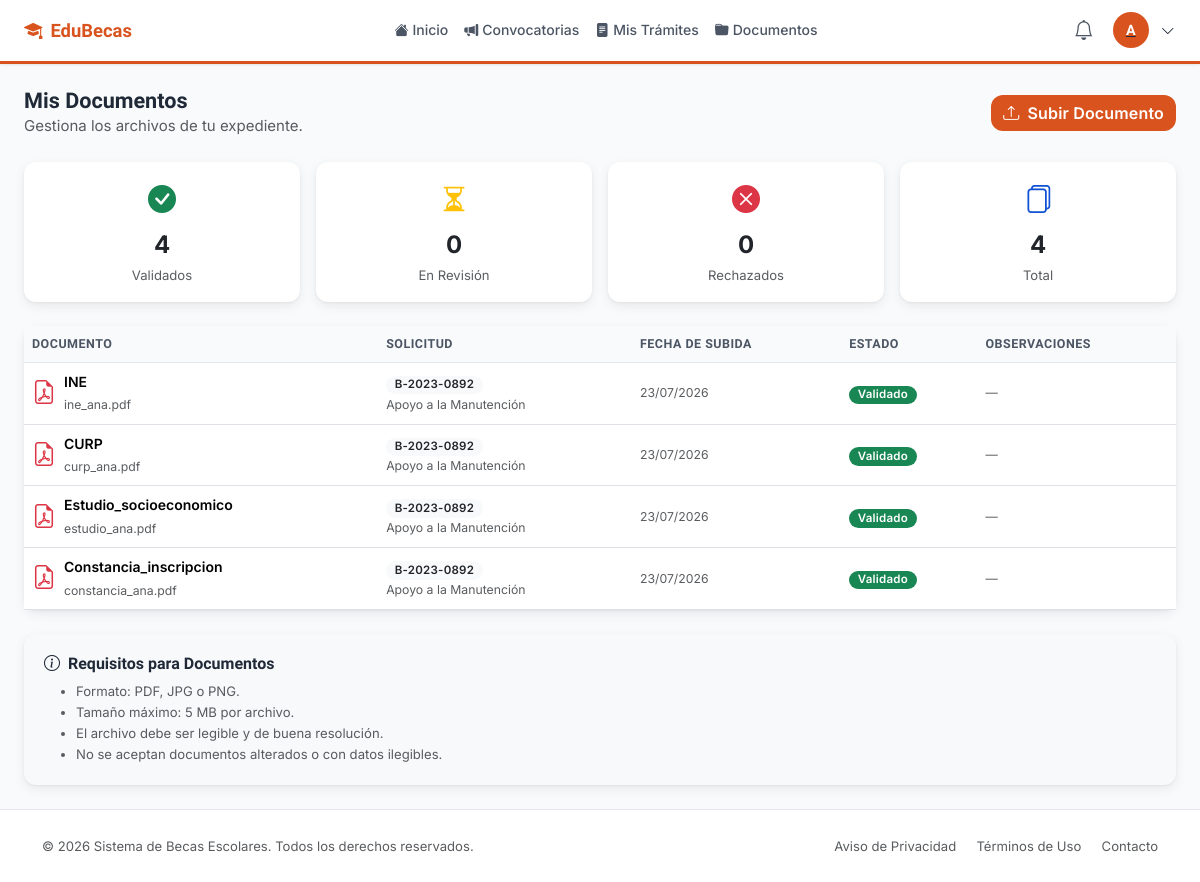
The app's page /index.php?c=student&a=documentos (signed in) with its own data.
### tables this page shows
CREATE TABLE IF NOT EXISTS `documentos` (
    `id`            INT UNSIGNED  NOT NULL AUTO_INCREMENT,
    `solicitud_id`  INT UNSIGNED  NOT NULL,
    `usuario_id`    INT UNSIGNED  NOT NULL,
    `tipo_documento` VARCHAR(100) NOT NULL,
    `nombre_archivo` VARCHAR(255) NOT NULL,
    `ruta_archivo`  VARCHAR(500)  NOT NULL,
    `mime_type`     VARCHAR(100)  DEFAULT NULL,
    `tamano_bytes`  INT UNSIGNED  DEFAULT NULL,
    `estado`        ENUM('pendiente','en_revision','validado','rechazado') NOT NULL DEFAULT 'pendiente',
    `observaciones` TEXT          DEFAULT NULL,
    `validado_por`  INT UNSIGNED  DEFAULT NULL,
    `fecha_validacion` DATETIME   DEFAULT NULL,
    `created_at`    DATETIME      NOT NULL DEFAULT CURRENT_TIMESTAMP,
    `updated_at`    DATETIME      NOT NULL DEFAULT CURRENT_TIMESTAMP ON UPDATE CURRENT_TIMESTAMP,
    PRIMARY KEY (`id`),
    KEY `fk_docs_solicitud`   (`solicitud_id`),
    KEY `fk_docs_usuario`     (`usuario_id`),
    KEY `fk_docs_validador`   (`validado_por`),
    CONSTRAINT `fk_docs_solicitud`  FOREIGN KEY (`solicitud_id`) REFERENCES `solicitudes` (`id`) ON DELETE CASCADE,
    CONSTRAINT `fk_docs_usuario`    FOREIGN KEY (`usuario_id`)   REFERENCES `usuarios` (`id`),
    CONSTRAINT `fk_docs_validador`  FOREIGN KEY (`validado_por`) REFERENCES `usuarios` (`id`)
);

CREATE TABLE IF NOT EXISTS `solicitudes` (
    `id`             INT UNSIGNED     NOT NULL AUTO_INCREMENT,
    `folio`          VARCHAR(20)      NOT NULL,
    `usuario_id`     INT UNSIGNED     NOT NULL,
    `beca_id`        INT UNSIGNED     NOT NULL,
    `estado`         ENUM('borrador','enviada','en_revision','aprobada','rechazada','cancelada') NOT NULL DEFAULT 'borrador',
    `paso_actual`    TINYINT UNSIGNED NOT NULL DEFAULT 1 COMMENT '1=Info personal, 2=Info académica, 3=Revisión',
    `comentarios`    TEXT             DEFAULT NULL COMMENT 'Comentarios del administrador',
    `motivo_rechazo` TEXT             DEFAULT NULL,
    `fecha_envio`    DATETIME         DEFAULT NULL,
    `fecha_resolucion` DATETIME       DEFAULT NULL,
    `revisado_por`   INT UNSIGNED     DEFAULT NULL,
    `created_at`     DATETIME         NOT NULL DEFAULT CURRENT_TIMESTAMP,
    `updated_at`     DATETIME         NOT NULL DEFAULT CURRENT_TIMESTAMP ON UPDATE CURRENT_TIMESTAMP,
    PRIMARY KEY (`id`),
    UNIQUE KEY `uq_solicitudes_folio` (`folio`),
    KEY `fk_solicitudes_usuario`  (`usuario_id`),
    KEY `fk_solicitudes_beca`     (`beca_id`),
    KEY `fk_solicitudes_revisor`  (`revisado_por`),
    CONSTRAINT `fk_solicitudes_usuario`  FOREIGN KEY (`usuario_id`)   REFERENCES `usuarios` (`id`),
    CONSTRAINT `fk_solicitudes_beca`     FOREIGN KEY (`beca_id`)      REFERENCES `becas` (`id`),
    CONSTRAINT `fk_solicitudes_revisor`  FOREIGN KEY (`revisado_por`) REFERENCES `usuarios` (`id`)
);

CREATE TABLE IF NOT EXISTS `becas` (
    `id`              INT UNSIGNED     NOT NULL AUTO_INCREMENT,
    `categoria_id`    TINYINT UNSIGNED NOT NULL,
    `nivel_id`        TINYINT UNSIGNED NOT NULL,
    `nombre`          VARCHAR(200)     NOT NULL,
    `descripcion`     TEXT             DEFAULT NULL,
    `monto`           DECIMAL(10,2)    NOT NULL DEFAULT 0.00,
    `tipo_monto`      ENUM('mensual','semestral','anual','pago_unico') NOT NULL DEFAULT 'mensual',
    `promedio_minimo` DECIMAL(3,1)     DEFAULT NULL,
    `cupo_maximo`     SMALLINT UNSIGNED DEFAULT NULL,
    `fecha_inicio`    DATE             NOT NULL,
    `fecha_fin`       DATE             NOT NULL,
    `fecha_publicacion` DATE           DEFAULT NULL,
    `estado`          ENUM('borrador','publicada','cerrada','suspendida') NOT NULL DEFAULT 'borrador',
    `imagen_url`      VARCHAR(255)     DEFAULT NULL,
    `requisitos`      TEXT             DEFAULT NULL,
    `documentos_req`  TEXT             DEFAULT NULL COMMENT 'JSON array of required document types',
    `creado_por`      INT UNSIGNED     NOT NULL,
    `created_at`      DATETIME         NOT NULL DEFAULT CURRENT_TIMESTAMP,
    `updated_at`      DATETIME         NOT NULL DEFAULT CURRENT_TIMESTAMP ON UPDATE CURRENT_TIMESTAMP,
    PRIMARY KEY (`id`),
    KEY `fk_becas_categoria` (`categoria_id`),
    KEY `fk_becas_nivel`     (`nivel_id`),
    KEY `fk_becas_creador`   (`creado_por`),
    CONSTRAINT `fk_becas_categoria` FOREIGN KEY (`categoria_id`) REFERENCES `categorias_beca` (`id`),
    CONSTRAINT `fk_becas_nivel`     FOREIGN KEY (`nivel_id`)     REFERENCES `niveles_educativos` (`id`),
    CONSTRAINT `fk_becas_creador`   FOREIGN KEY (`creado_por`)   REFERENCES `usuarios` (`id`)
);

### controllers/Controller.php (called while the page is built, shortened)
<?php
require_once dirname(__DIR__) . '/includes/Session.php';
require_once dirname(__DIR__) . '/includes/helpers.php';
abstract class Controller
{
    protected array $data = [];
    protected function render(string $view, array $data = []): void
    {
        $data = array_merge($this->data, $data);
        extract($data, EXTR_SKIP);
        $viewFile = dirname(__DIR__) . "/views/{$view}.php";
        require $viewFile;
    }
}

### controllers/StudentController.php (called while the page is built, shortened)
<?php
require_once __DIR__ . '/Controller.php';
require_once dirname(__DIR__) . '/models/DocumentoModel.php';
class StudentController extends Controller
{
    private DocumentoModel $documentoModel;
    public function __construct()
    {
        $this->documentoModel = new DocumentoModel();
    }
    public function documentos(): void
    {
        $userId     = Session::get('user_id');
        $documentos = $this->documentoModel->porUsuario($userId);
        $resumen = [
            'validados'   => count(array_filter($documentos, fn($d) => $d['estado'] === 'validado')),
            'en_revision' => count(array_filter($documentos, fn($d) => $d['estado'] === 'en_revision')),
            'rechazados'  => count(array_filter($documentos, fn($d) => $d['estado'] === 'rechazado')),
            'pendientes'  => count(array_filter($documentos, fn($d) => $d['estado'] === 'pendiente')),
            'total'       => count($documentos),
        ];
        $this->render('student/documentos', [
            'title'     => 'Mis Documentos',
            'documentos'=> $documentos,
            'resumen'   => $resumen,
            'flash'     => Session::getFlash('success'),
            'error'     => Session::getFlash('error'),
        ]);
    }
}

### index.php (called while the page is built, shortened)
<?php
require_once __DIR__ . '/includes/Database.php';
require_once __DIR__ . '/includes/Session.php';
require_once __DIR__ . '/includes/helpers.php';
$controllerName = strtolower($_GET['c'] ?? 'auth');
$actionName     = $_GET['a'] ?? '';
$controllerRoutes = $routes[$controllerName];
$route = $controllerRoutes[$actionName] ?? $controllerRoutes[''] ?? null;
$controller      = new $controllerClass();
$isPost = $_SERVER['REQUEST_METHOD'] === 'POST';
$method = ($isPost && isset($route['post'])) ? $route['post'] : $route['method'];
$controller->$method();

### includes/Database.php (called while the page is built, shortened)
<?php
class Database
{
    private static ?Database $instance = null;
    private PDO $pdo;
    private function __construct()
    {
        $dsn = sprintf(
            'mysql:host=%s;port=%d;dbname=%s;charset=%s',
            DB_HOST, DB_PORT, DB_NAME, DB_CHARSET
        );
        $options = [
            PDO::ATTR_ERRMODE            => PDO::ERRMODE_EXCEPTION,
            PDO::ATTR_DEFAULT_FETCH_MODE => PDO::FETCH_ASSOC,
            PDO::ATTR_EMULATE_PREPARES   => false,
        ];
        try {
            $this->pdo = new PDO($dsn, DB_USER, DB_PASS, $options);
        } catch (PDOException $e) {
            error_log('DB Connection error: ' . $e->getMessage());
            die(json_encode([
                'success' => false,
                'message' => 'Error de conexión a la base de datos. Por favor contacte al administrador.'
            ]));
        }
    }
    public static function getInstance(): Database
    {
        if (self::$instance === null) {
            self::$instance = new self();
        }
        return self::$instance;
    }
    public function query(string $sql, array $params = []): PDOStatement
    {
        $stmt = $this->pdo->prepare($sql);
        $stmt->execute($params);
        return $stmt;
    }
}

### includes/Session.php (called while the page is built, shortened)
<?php
class Session
{
    public static function get(string $key, $default = null)
    {
        return $_SESSION[$key] ?? $default;
    }
}

### models/Model.php (called while the page is built, shortened)
<?php
require_once dirname(__DIR__) . '/includes/Database.php';
abstract class Model
{
    public function __construct()
    {
        $this->db = Database::getInstance();
    }
}

### models/DocumentoModel.php (called while the page is built, shortened)
<?php
require_once __DIR__ . '/Model.php';
class DocumentoModel extends Model
{
    public function porUsuario(int $usuarioId): array
    {
        return $this->db->query(
            "SELECT d.*, s.folio, b.nombre AS beca_nombre,
                    CONCAT(v.nombre, ' ', v.apellidos) AS validado_por_nombre
             FROM documentos d
             JOIN solicitudes s ON s.id = d.solicitud_id
             JOIN becas b ON b.id = s.beca_id
             LEFT JOIN usuarios v ON v.id = d.validado_por
             WHERE d.usuario_id = ?
             ORDER BY d.created_at DESC",
            [$usuarioId]
        )->fetchAll();
    }
}

### views/student/documentos.php (the view, shortened to what this page needs)
<?php
require_once BASE_PATH . '/includes/partials/head.php';
?>
<?php require_once BASE_PATH . '/includes/partials/navbar_student.php'; ?>
<main class="flex-grow-1">
    <div class="container-fluid px-4 py-4">
        <div class="page-header d-flex justify-content-between align-items-center mb-4">
            <div>
                <h2 class="page-title">Mis Documentos</h2>
                <p class="text-muted mb-0">Gestiona los archivos de tu expediente.</p>
            </div>
            <button class="btn btn-student" data-bs-toggle="modal" data-bs-target="#modalSubir">
                <i class="bi bi-upload me-2"></i>Subir Documento
            </button>
        </div>
        <div class="row g-3 mb-4">
            <?php
            $stats = [
                ['label'=>'Validados',    'key'=>'validados',   'cls'=>'success', 'icon'=>'bi-check-circle-fill'],
                ['label'=>'En Revisión',  'key'=>'en_revision', 'cls'=>'warning', 'icon'=>'bi-hourglass-split'],
                ['label'=>'Rechazados',   'key'=>'rechazados',  'cls'=>'danger',  'icon'=>'bi-x-circle-fill'],
                ['label'=>'Total',        'key'=>'total',       'cls'=>'primary', 'icon'=>'bi-files'],
            ];
            foreach ($stats as $s):
            ?>
            <div class="col-6 col-md-3">
                <div class="card card-shadow text-center py-3">
                    <i class="bi <?= $s['icon'] ?> fs-3 text-<?= $s['cls'] ?>"></i>
                    <div class="fw-bold fs-4 mt-1"><?= $resumen[$s['key']] ?></div>
                    <small class="text-muted"><?= $s['label'] ?></small>
                </div>
            </div>
            <?php endforeach; ?>
        </div>
        <div class="card card-shadow">
            <div class="card-body p-0">
                <div class="table-responsive">
                    <table class="table table-hover align-middle mb-0">
                        <thead class="table-light">
                            <tr>
                                <th>Documento</th>
                                <th>Solicitud</th>
                                <th>Fecha de Subida</th>
                                <th>Estado</th>
                                <th>Observaciones</th>
                            </tr>
                        </thead>
                        <tbody>
                        <?php foreach ($documentos as $doc): ?>
                        <tr>
                            <td>
                                <div class="d-flex align-items-center gap-2">
                                    <i class="bi bi-file-earmark-pdf fs-4 text-danger"></i>
                                    <div>
                                        <div class="fw-semibold"><?= e($doc['tipo_documento']) ?></div>
                                        <small class="text-muted"><?= e($doc['nombre_archivo']) ?></small>
                                    </div>
                                </div>
                            </td>
                            <td>
                                <span class="badge bg-light text-dark"><?= e($doc['folio'] ?? '—') ?></span>
                                <small class="d-block text-muted"><?= e($doc['beca_nombre'] ?? '') ?></small>
                            </td>
                            <td class="small text-muted"><?= formatDate($doc['created_at']) ?></td>
                            <td><?= badgeDocumento($doc['estado']) ?></td>
                            <td class="small text-muted">
                                <?php if ($doc['estado'] === 'rechazado' && $doc['observaciones']): ?>
                                <span class="text-danger">
                                    <i class="bi bi-exclamation-triangle me-1"></i>
                                    <?= e($doc['observaciones']) ?>
                                </span>
                                <?php else: ?>
                                <?= e($doc['observaciones'] ?? '—') ?>
                                <?php endif; ?>
                            </td>
                        </tr>
                        <?php endforeach; ?>
                        </tbody>
                    </table>
                </div>
            </div>
        </div>
        <div class="card card-shadow mt-4 bg-light">
            <div class="card-body">
                <h6 class="fw-semibold mb-2"><i class="bi bi-info-circle me-2"></i>Requisitos para Documentos</h6>
                <ul class="mb-0 small text-muted">
                    <li>Formato: PDF, JPG o PNG.</li>
                    <li>Tamaño máximo: 5 MB por archivo.</li>
                    <li>El archivo debe ser legible y de buena resolución.</li>
                    <li>No se aceptan documentos alterados o con datos ilegibles.</li>
                </ul>
            </div>
        </div>
    </div>
</main>
<?php require_once BASE_PATH . '/includes/partials/footer_student.php'; ?>
<?php require_once BASE_PATH . '/includes/partials/footer_scripts.php'; ?>

### includes/helpers.php (shortened to what this page needs)
<?php
function e(string $str): string
{
    return htmlspecialchars($str, ENT_QUOTES | ENT_SUBSTITUTE, 'UTF-8');
}
function formatDate(string $date, string $format = 'd/m/Y'): string
{
    return date($format, strtotime($date));
}
function badgeDocumento(string $estado): string
{
    $map = [
        'pendiente'   => ['secondary', 'Pendiente'],
        'en_revision' => ['warning',   'En Revisión'],
        'validado'    => ['success',   'Validado'],
        'rechazado'   => ['danger',    'Rechazado'],
    ];
    [$color, $label] = $map[$estado] ?? ['secondary', ucfirst($estado)];
    return "<span class=\"badge bg-{$color}\">" . e($label) . "</span>";
}

### records on screen
documentos: tipo_documento "INE", nombre_archivo "ine_ana.pdf", solicitud.folio "B-2023-0892", becas.nombre "Apoyo a la Manutención", created_at "23/07/2026", observaciones "—"
documentos: tipo_documento "CURP", nombre_archivo "curp_ana.pdf", solicitud.folio "B-2023-0892", becas.nombre "Apoyo a la Manutención", created_at "23/07/2026", observaciones "—"
documentos: tipo_documento "Estudio_socioeconomico", nombre_archivo "estudio_ana.pdf", solicitud.folio "B-2023-0892", becas.nombre "Apoyo a la Manutención", created_at "23/07/2026", observaciones "—"
documentos: tipo_documento "Constancia_inscripcion", nombre_archivo "constancia_ana.pdf", solicitud.folio "B-2023-0892", becas.nombre "Apoyo a la Manutención", created_at "23/07/2026", observaciones "—"

### other values on screen
substr(Session::get('user_name', 'A'), 0, 1) "A"
$resumen[$s['key']] "4"
$s['label'] "Validados"
$resumen[$s['key']] "0"
$s['label'] "En Revisión"
$s['label'] "Rechazados"
$s['label'] "Total"
